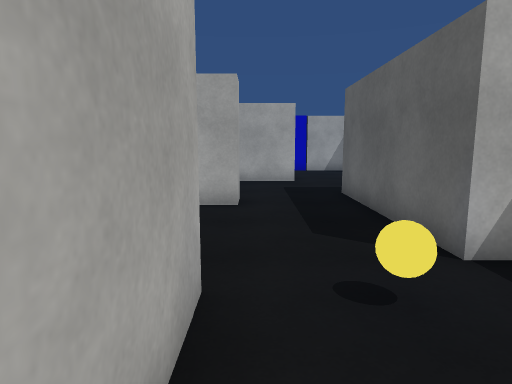
View 1 (above)

24 first-person views from a walk through a scene from a Unity 3-D project. The camera is 1.4 m above the floor, tilts 8° down and sees 75° across. The floor is counted in squares, 1 m on a side. Each view is taken from the middle of a square. On the plan, view 1 faces up. The plan holds only what a view shows up to about 15 squares ahead; the rest is blank. The place goes on beyond the plan. The player is left out. Surface patterns are stand-ins for the level's own textures.

View 2
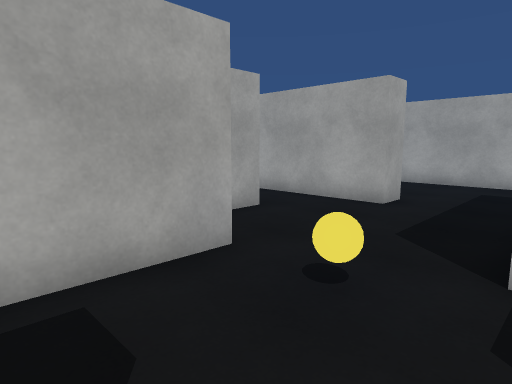

View 3
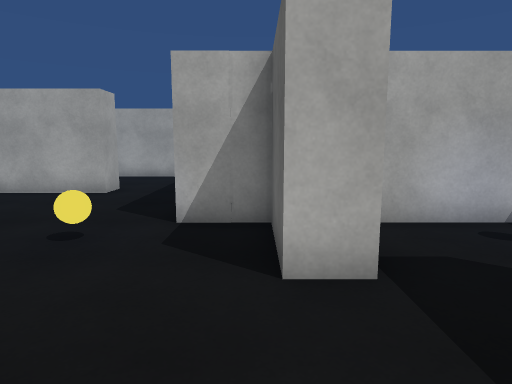

View 4
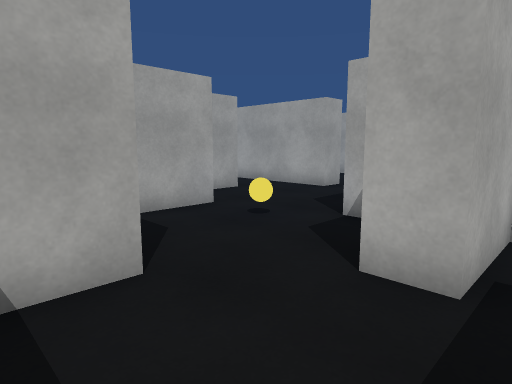

View 5
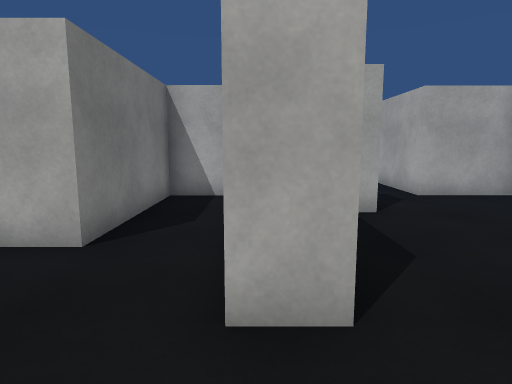

View 6
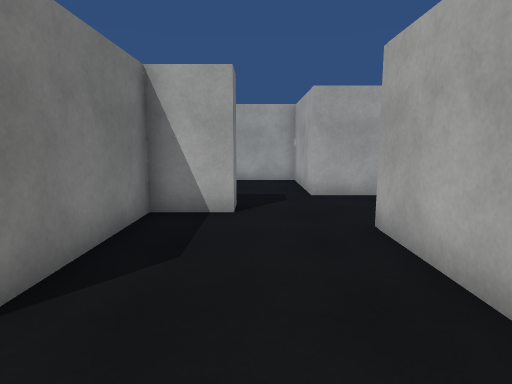

View 7
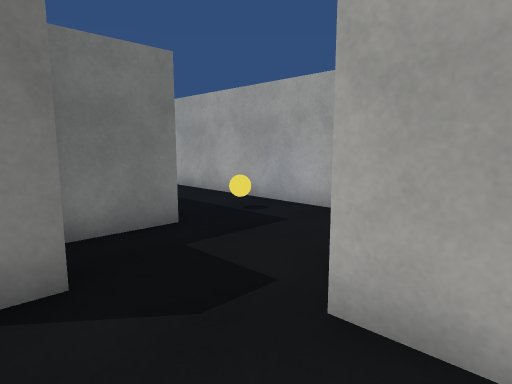

View 8
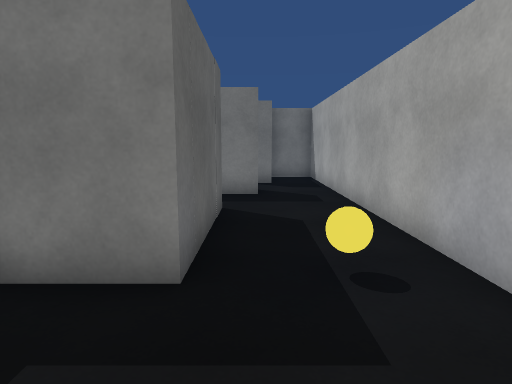

View 9
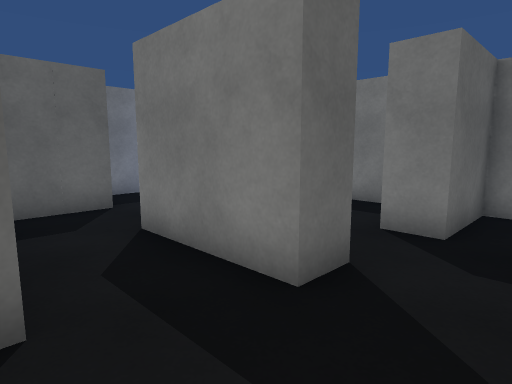

View 10
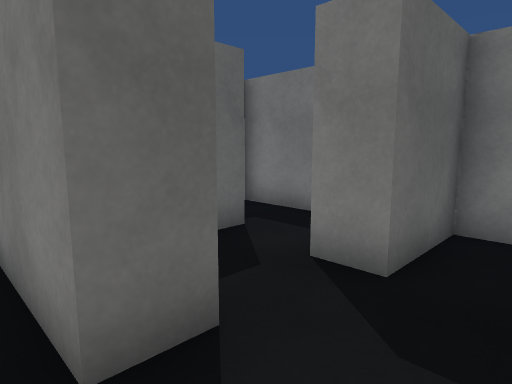

View 11
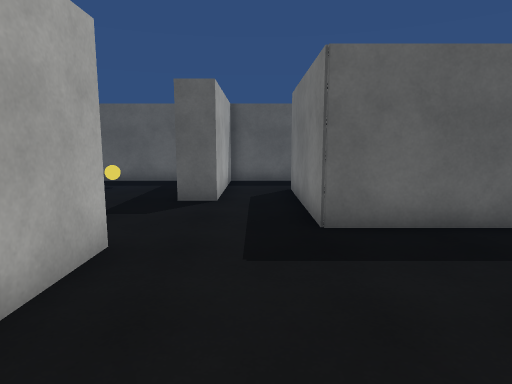

View 12
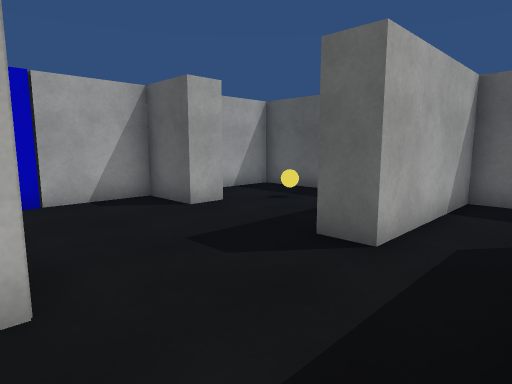

View 13
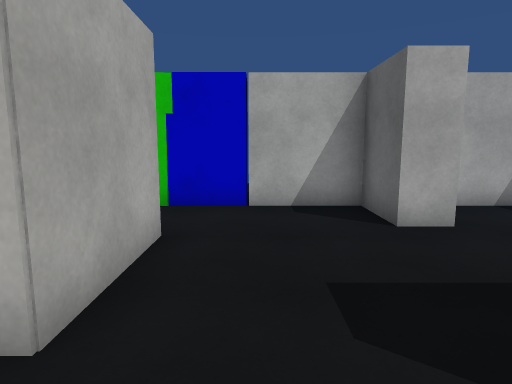

View 14
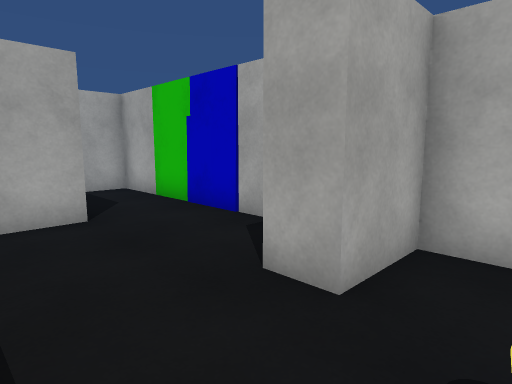

View 15
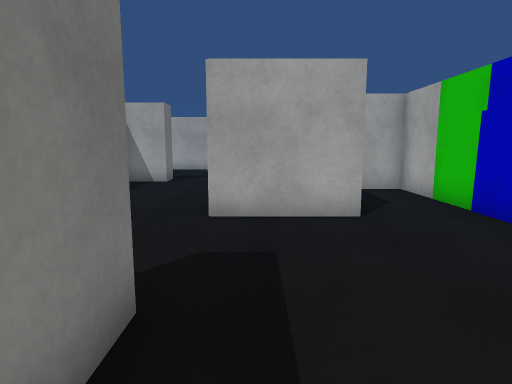

View 16
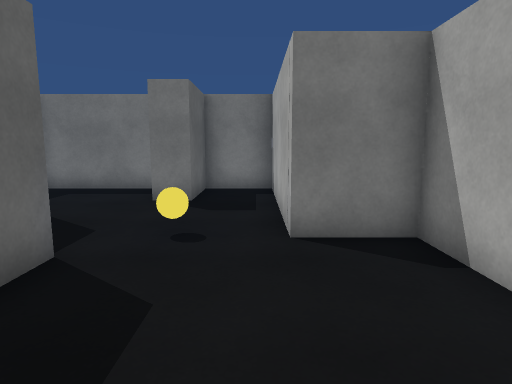

View 17
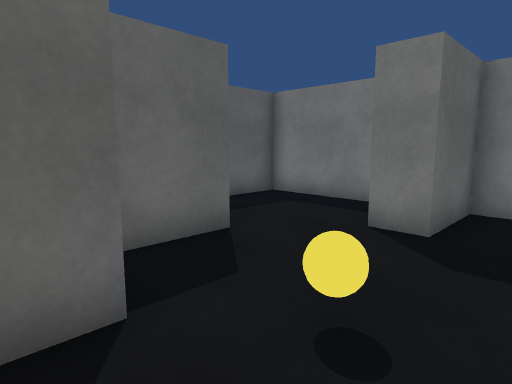

View 18
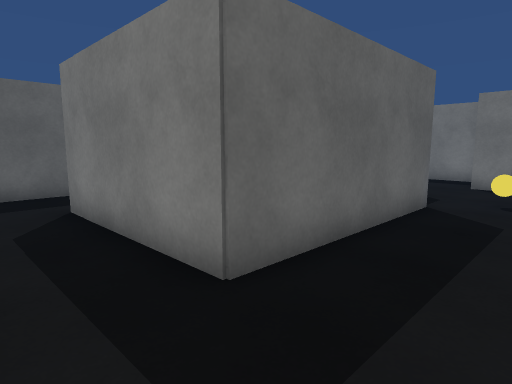

View 19
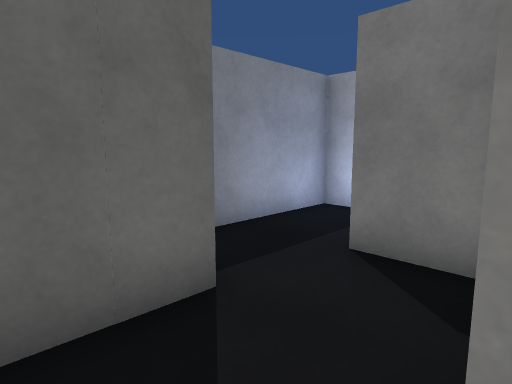

View 20
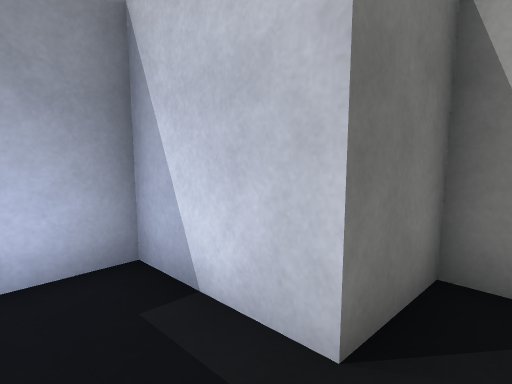

View 21
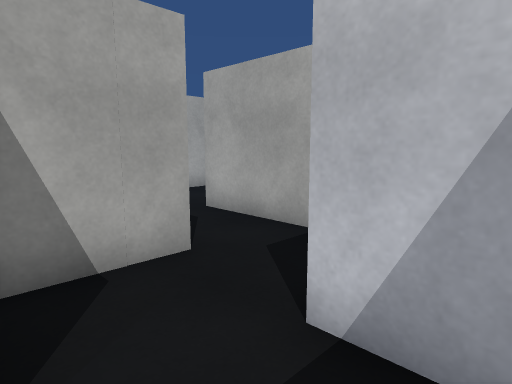

View 22
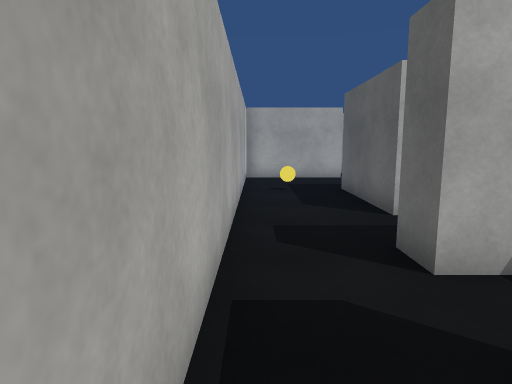

View 23
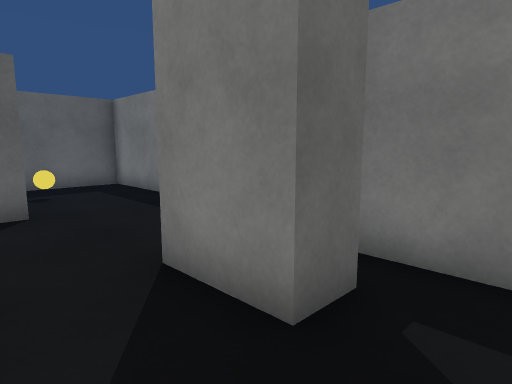

View 24
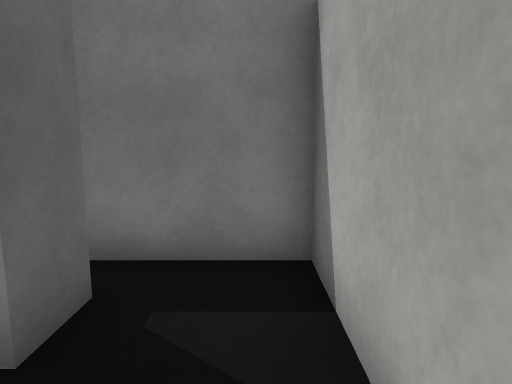

### Floor plan
Points are (right, up) in squares from view 1. A wall is a line through its corners. A room is listed if a view was taken in it or the views show most of it. See-through windows are left out.
Room 1 (views 1, 2, 3, 4, 5, 6, 7, 8, 9, 10, 11, 12, 16, 17, 18, 19)
walls: (-5.2, 4.6) (-8.2, 4.6) (-8.2, 8.8) (-0.5, 8.8) (-0.5, 7.8) (-4.9, 7.8); (-3.5, 2) (-3.5, 3) (-0.5, 3) (-0.5, -2.8) (1.6, -2.8) (1.6, -0.4) (2.6, -0.4) (2.6, -1.8); (-7.3, 7.1) (-7.3, 5.6) (-3.4, 5.6); (-9.1, 1.4) (-9.1, 2.5) (-5.7, 2.5) (-5.7, 1.5); (1.6, 13.1) (-3.8, 13.1); (5.3, 4) (5.3, 1.4) (4.3, 1.4) (4.3, 4) (2.5, 4) (2.5, 9.9); (-7.3, 15.2) (-7.3, 12.6) (-11.5, 12.6); (3.1, -2.8) (7.1, -2.8) (7.1, -1); (-11.4, 12.9) (-11.4, 1.4); (8.8, 4) (6.2, 4)
ways out: opening at (2.5, 11.5) to room 2; opening at (-4.5, 2) to room 3; opening at (-10.5, 2) to room 4; opening at (7.5, 2.5)
objects: yellow ball (-10, 8) to (-10, 9); block (-6, 10) to (-5, 10); block (-3, 4) to (-3, 5); yellow ball (1, 3)
Room 2 (views 13, 14, 15, 23, 24)
walls: (-0.6, 18.6) (-2.7, 18.6) (-2.7, 14.1) (0.1, 14.1); (8.5, 12) (5.4, 12) (5.4, 13) (10.2, 13) (10.2, 18.6) (2.8, 18.6); (2.5, 9.9) (7.8, 9.9)
ways out: opening at (2.5, 11.5) to room 1; opening at (8, 11)
objects: block (0, 15) to (1, 16); green block (0, 19) to (0, 20); block (1, 15); blue block (1, 19) to (2, 20); block (6, 17) to (6, 18); yellow ball (8, 16)
Room 3 (views 20, 21)
walls: (-3.8, -1) (-3.8, -2.8) (-1.5, -2.8) (-1.5, 1.4); (-2.1, 2) (-3.5, 2); (-7.5, -2.8) (-4.8, -2.8)
ways out: opening at (-4.5, 2) to room 1; opening at (-9, 0.5) to room 4
objects: block (-7, -1) to (-6, 1); block (-6, -1) to (-4, 0)
Room 4 (view 22)
walls: (-11.4, 1.4) (-11.4, -2.8) (-9.6, -2.8) (-9.6, -0.4) (-8.5, -0.4); (-8.2, 1.4) (-9.1, 1.4)
ways out: opening at (-10.5, 2) to room 1; opening at (-9, 0.5) to room 3

Positions as (right, up) in squares from view 1, and headings:
1: (0, 0), facing up
2: (3, 0), facing up-left
3: (4, -2), facing up
4: (6, -2), facing up-left
5: (2, 8), facing left
6: (2, 11), facing left
7: (-5, 14), facing down-left
8: (-9, 12), facing down
9: (-11, 5), facing down-right
10: (-11, 3), facing down-right
11: (-3, 11), facing right
12: (1, 10), facing up-right
13: (3, 11), facing up
14: (8, 14), facing up-left
15: (8, 14), facing left
16: (0, 8), facing down
17: (0, 5), facing down-right
18: (0, 12), facing down-right
19: (-6, 4), facing down-right
20: (-2, 1), facing down-left
21: (-2, 0), facing up-left
22: (-11, -2), facing up
23: (-2, 18), facing down-right
24: (-2, 18), facing down
